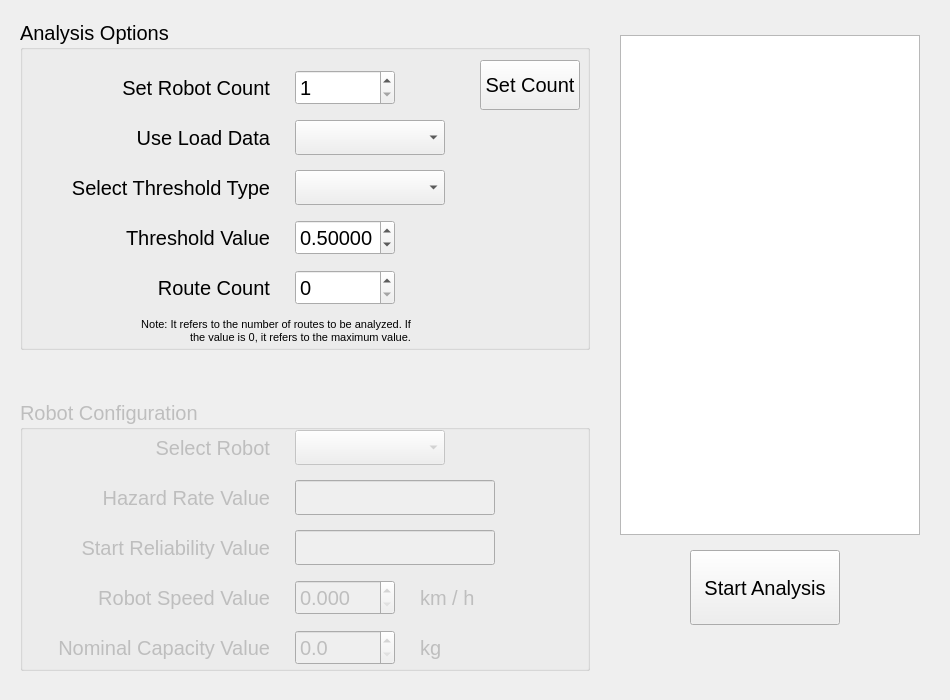
<?xml version="1.0" encoding="UTF-8"?>
<ui version="4.0">
 <class>MainWindow</class>
 <widget class="QMainWindow" name="MainWindow">
  <property name="geometry">
   <rect>
    <x>0</x>
    <y>0</y>
    <width>950</width>
    <height>700</height>
   </rect>
  </property>
  <property name="sizePolicy">
   <sizepolicy hsizetype="Fixed" vsizetype="Fixed">
    <horstretch>0</horstretch>
    <verstretch>0</verstretch>
   </sizepolicy>
  </property>
  <property name="minimumSize">
   <size>
    <width>950</width>
    <height>700</height>
   </size>
  </property>
  <property name="maximumSize">
   <size>
    <width>950</width>
    <height>700</height>
   </size>
  </property>
  <property name="windowTitle">
   <string>Prognostic Aware Multi Robot Route Planning</string>
  </property>
  <widget class="QWidget" name="centralwidget">
   <widget class="QGroupBox" name="groupBox_selection_analysis">
    <property name="geometry">
     <rect>
      <x>20</x>
      <y>20</y>
      <width>570</width>
      <height>330</height>
     </rect>
    </property>
    <property name="font">
     <font>
      <pointsize>15</pointsize>
     </font>
    </property>
    <property name="title">
     <string>Analysis Options</string>
    </property>
    <widget class="QComboBox" name="comboBox_select_threshold_type">
     <property name="geometry">
      <rect>
       <x>275</x>
       <y>150</y>
       <width>150</width>
       <height>35</height>
      </rect>
     </property>
     <property name="font">
      <font>
       <pointsize>15</pointsize>
      </font>
     </property>
    </widget>
    <widget class="QLabel" name="label_5">
     <property name="geometry">
      <rect>
       <x>0</x>
       <y>150</y>
       <width>250</width>
       <height>35</height>
      </rect>
     </property>
     <property name="font">
      <font>
       <pointsize>15</pointsize>
      </font>
     </property>
     <property name="text">
      <string>Select Threshold Type</string>
     </property>
     <property name="alignment">
      <set>Qt::AlignRight|Qt::AlignTrailing|Qt::AlignVCenter</set>
     </property>
    </widget>
    <widget class="QDoubleSpinBox" name="doubleSpinBox_threshold_value">
     <property name="geometry">
      <rect>
       <x>275</x>
       <y>200</y>
       <width>100</width>
       <height>35</height>
      </rect>
     </property>
     <property name="decimals">
      <number>5</number>
     </property>
     <property name="maximum">
      <double>1.000000000000000</double>
     </property>
     <property name="singleStep">
      <double>0.050000000000000</double>
     </property>
     <property name="value">
      <double>0.500000000000000</double>
     </property>
    </widget>
    <widget class="QLabel" name="label_8">
     <property name="geometry">
      <rect>
       <x>0</x>
       <y>200</y>
       <width>250</width>
       <height>35</height>
      </rect>
     </property>
     <property name="font">
      <font>
       <pointsize>15</pointsize>
      </font>
     </property>
     <property name="text">
      <string>Threshold Value</string>
     </property>
     <property name="alignment">
      <set>Qt::AlignRight|Qt::AlignTrailing|Qt::AlignVCenter</set>
     </property>
    </widget>
    <widget class="QLabel" name="label_9">
     <property name="geometry">
      <rect>
       <x>0</x>
       <y>250</y>
       <width>250</width>
       <height>35</height>
      </rect>
     </property>
     <property name="font">
      <font>
       <pointsize>15</pointsize>
      </font>
     </property>
     <property name="text">
      <string>Route Count</string>
     </property>
     <property name="alignment">
      <set>Qt::AlignRight|Qt::AlignTrailing|Qt::AlignVCenter</set>
     </property>
    </widget>
    <widget class="QSpinBox" name="spinBox_route_count">
     <property name="geometry">
      <rect>
       <x>275</x>
       <y>250</y>
       <width>100</width>
       <height>35</height>
      </rect>
     </property>
     <property name="maximum">
      <number>100000</number>
     </property>
    </widget>
    <widget class="QLabel" name="label_10">
     <property name="geometry">
      <rect>
       <x>120</x>
       <y>290</y>
       <width>271</width>
       <height>41</height>
      </rect>
     </property>
     <property name="font">
      <font>
       <pointsize>8</pointsize>
      </font>
     </property>
     <property name="text">
      <string>Note: It refers to the number of routes to be analyzed. If the value is 0, it refers to the maximum value.</string>
     </property>
     <property name="textFormat">
      <enum>Qt::AutoText</enum>
     </property>
     <property name="scaledContents">
      <bool>false</bool>
     </property>
     <property name="alignment">
      <set>Qt::AlignRight|Qt::AlignTrailing|Qt::AlignVCenter</set>
     </property>
     <property name="wordWrap">
      <bool>true</bool>
     </property>
    </widget>
    <widget class="QLabel" name="label_3">
     <property name="geometry">
      <rect>
       <x>0</x>
       <y>100</y>
       <width>250</width>
       <height>35</height>
      </rect>
     </property>
     <property name="font">
      <font>
       <pointsize>15</pointsize>
      </font>
     </property>
     <property name="text">
      <string>Use Load Data</string>
     </property>
     <property name="alignment">
      <set>Qt::AlignRight|Qt::AlignTrailing|Qt::AlignVCenter</set>
     </property>
    </widget>
    <widget class="QComboBox" name="comboBox_load_data">
     <property name="geometry">
      <rect>
       <x>275</x>
       <y>100</y>
       <width>150</width>
       <height>35</height>
      </rect>
     </property>
     <property name="font">
      <font>
       <pointsize>15</pointsize>
      </font>
     </property>
    </widget>
    <widget class="QSpinBox" name="spinBox_robot_route_count">
     <property name="geometry">
      <rect>
       <x>275</x>
       <y>50</y>
       <width>100</width>
       <height>35</height>
      </rect>
     </property>
     <property name="minimum">
      <number>1</number>
     </property>
     <property name="maximum">
      <number>1000</number>
     </property>
    </widget>
    <widget class="QPushButton" name="pushButton_set_robot_count">
     <property name="geometry">
      <rect>
       <x>460</x>
       <y>40</y>
       <width>100</width>
       <height>50</height>
      </rect>
     </property>
     <property name="font">
      <font>
       <pointsize>15</pointsize>
      </font>
     </property>
     <property name="text">
      <string>Set Count</string>
     </property>
    </widget>
    <widget class="QLabel" name="label_11">
     <property name="geometry">
      <rect>
       <x>0</x>
       <y>50</y>
       <width>250</width>
       <height>35</height>
      </rect>
     </property>
     <property name="font">
      <font>
       <pointsize>15</pointsize>
      </font>
     </property>
     <property name="text">
      <string>Set Robot Count</string>
     </property>
     <property name="alignment">
      <set>Qt::AlignRight|Qt::AlignTrailing|Qt::AlignVCenter</set>
     </property>
    </widget>
   </widget>
   <widget class="QPlainTextEdit" name="plainTextEdit_result_view">
    <property name="geometry">
     <rect>
      <x>620</x>
      <y>35</y>
      <width>300</width>
      <height>500</height>
     </rect>
    </property>
    <property name="readOnly">
     <bool>true</bool>
    </property>
    <property name="plainText">
     <string/>
    </property>
   </widget>
   <widget class="QPushButton" name="pushButton_start_analysis">
    <property name="geometry">
     <rect>
      <x>690</x>
      <y>550</y>
      <width>150</width>
      <height>75</height>
     </rect>
    </property>
    <property name="font">
     <font>
      <pointsize>15</pointsize>
     </font>
    </property>
    <property name="text">
     <string>Start Analysis</string>
    </property>
   </widget>
   <widget class="QGroupBox" name="groupBox_robot_configuration">
    <property name="enabled">
     <bool>false</bool>
    </property>
    <property name="geometry">
     <rect>
      <x>20</x>
      <y>400</y>
      <width>570</width>
      <height>271</height>
     </rect>
    </property>
    <property name="font">
     <font>
      <pointsize>15</pointsize>
     </font>
    </property>
    <property name="title">
     <string>Robot Configuration</string>
    </property>
    <widget class="QLabel" name="label_12">
     <property name="geometry">
      <rect>
       <x>0</x>
       <y>30</y>
       <width>250</width>
       <height>35</height>
      </rect>
     </property>
     <property name="font">
      <font>
       <pointsize>15</pointsize>
      </font>
     </property>
     <property name="text">
      <string>Select Robot</string>
     </property>
     <property name="alignment">
      <set>Qt::AlignRight|Qt::AlignTrailing|Qt::AlignVCenter</set>
     </property>
    </widget>
    <widget class="QComboBox" name="comboBox_select_robot">
     <property name="geometry">
      <rect>
       <x>275</x>
       <y>30</y>
       <width>150</width>
       <height>35</height>
      </rect>
     </property>
     <property name="font">
      <font>
       <pointsize>15</pointsize>
      </font>
     </property>
    </widget>
    <widget class="QLabel" name="label_7">
     <property name="geometry">
      <rect>
       <x>400</x>
       <y>230</y>
       <width>71</width>
       <height>35</height>
      </rect>
     </property>
     <property name="font">
      <font>
       <pointsize>15</pointsize>
      </font>
     </property>
     <property name="text">
      <string>kg</string>
     </property>
     <property name="alignment">
      <set>Qt::AlignLeading|Qt::AlignLeft|Qt::AlignVCenter</set>
     </property>
    </widget>
    <widget class="QLabel" name="label_6">
     <property name="geometry">
      <rect>
       <x>400</x>
       <y>180</y>
       <width>71</width>
       <height>35</height>
      </rect>
     </property>
     <property name="font">
      <font>
       <pointsize>15</pointsize>
      </font>
     </property>
     <property name="text">
      <string>km / h</string>
     </property>
     <property name="alignment">
      <set>Qt::AlignLeading|Qt::AlignLeft|Qt::AlignVCenter</set>
     </property>
    </widget>
    <widget class="QDoubleSpinBox" name="doubleSpinBox_nominal_capacity_value">
     <property name="geometry">
      <rect>
       <x>275</x>
       <y>230</y>
       <width>100</width>
       <height>35</height>
      </rect>
     </property>
     <property name="decimals">
      <number>1</number>
     </property>
     <property name="maximum">
      <double>100000.000000000000000</double>
     </property>
     <property name="singleStep">
      <double>0.500000000000000</double>
     </property>
    </widget>
    <widget class="QDoubleSpinBox" name="doubleSpinBox_robot_speed_value">
     <property name="geometry">
      <rect>
       <x>275</x>
       <y>180</y>
       <width>100</width>
       <height>35</height>
      </rect>
     </property>
     <property name="decimals">
      <number>3</number>
     </property>
     <property name="maximum">
      <double>100.000000000000000</double>
     </property>
    </widget>
    <widget class="QLabel" name="label_4">
     <property name="geometry">
      <rect>
       <x>0</x>
       <y>230</y>
       <width>250</width>
       <height>35</height>
      </rect>
     </property>
     <property name="font">
      <font>
       <pointsize>15</pointsize>
      </font>
     </property>
     <property name="text">
      <string>Nominal Capacity Value</string>
     </property>
     <property name="alignment">
      <set>Qt::AlignRight|Qt::AlignTrailing|Qt::AlignVCenter</set>
     </property>
    </widget>
    <widget class="QLineEdit" name="lineEdit_hazard_rate_value">
     <property name="geometry">
      <rect>
       <x>275</x>
       <y>80</y>
       <width>200</width>
       <height>35</height>
      </rect>
     </property>
    </widget>
    <widget class="QLabel" name="label">
     <property name="geometry">
      <rect>
       <x>0</x>
       <y>80</y>
       <width>250</width>
       <height>35</height>
      </rect>
     </property>
     <property name="font">
      <font>
       <pointsize>15</pointsize>
      </font>
     </property>
     <property name="text">
      <string>Hazard Rate Value</string>
     </property>
     <property name="alignment">
      <set>Qt::AlignRight|Qt::AlignTrailing|Qt::AlignVCenter</set>
     </property>
    </widget>
    <widget class="QLabel" name="label_2">
     <property name="geometry">
      <rect>
       <x>0</x>
       <y>180</y>
       <width>250</width>
       <height>35</height>
      </rect>
     </property>
     <property name="font">
      <font>
       <pointsize>15</pointsize>
      </font>
     </property>
     <property name="text">
      <string>Robot Speed Value</string>
     </property>
     <property name="alignment">
      <set>Qt::AlignRight|Qt::AlignTrailing|Qt::AlignVCenter</set>
     </property>
    </widget>
    <widget class="QLineEdit" name="lineEdit_start_reliability_value">
     <property name="geometry">
      <rect>
       <x>275</x>
       <y>130</y>
       <width>200</width>
       <height>35</height>
      </rect>
     </property>
    </widget>
    <widget class="QLabel" name="label_13">
     <property name="geometry">
      <rect>
       <x>0</x>
       <y>130</y>
       <width>250</width>
       <height>35</height>
      </rect>
     </property>
     <property name="font">
      <font>
       <pointsize>15</pointsize>
      </font>
     </property>
     <property name="text">
      <string>Start Reliability Value</string>
     </property>
     <property name="alignment">
      <set>Qt::AlignRight|Qt::AlignTrailing|Qt::AlignVCenter</set>
     </property>
    </widget>
   </widget>
  </widget>
 </widget>
 <resources/>
 <connections/>
</ui>
